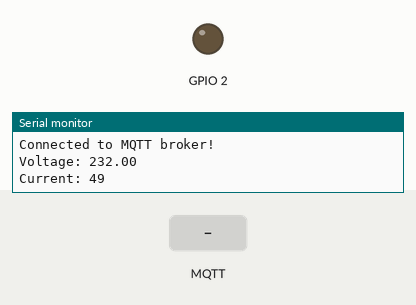
The program below on a simulated ESP32. Parts: output pins drawn as LEDs (lit = HIGH), the last lines printed to the serial monitor. The test bench sets the inputs (shaded band). WiFi joins after 1.5 s; servers stay silent unless stated; random numbers use the default seed unless the program sets one; no MQTT or app messages arrive unless stated.

Above: at 2.7 s.
2.8 s: MQTT message "Alarm" arrives on the first subscribed topic
At 7.5 s:
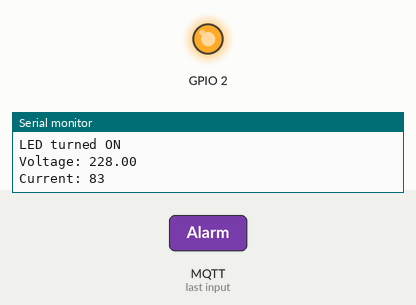
8.0 s: MQTT message "1" arrives on the first subscribed topic
At 12.3 s:
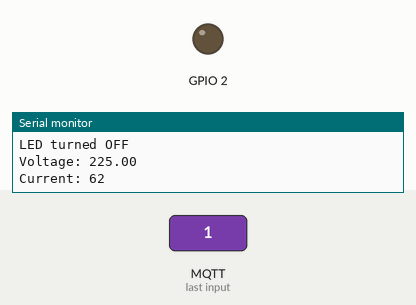
Timing chart, 0 to 13.8 s (numbered marks = the images above; inputs shaded):
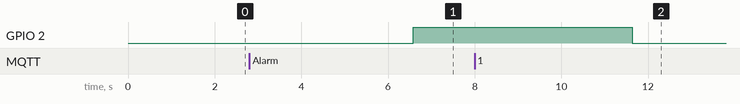

The program:

main.cpp
```cpp
#include <Arduino.h>
#include <WiFi.h>
#include <PubSubClient.h>

// Forward declaration of mqttCallback function
void mqttCallback(char* topic, byte* payload, unsigned int length);

// WiFi config
const char* ssid = "TMU"; //changes with ur SSID
const char* password = "BambangDjaja"; //changes with ur Password

// MQTT config
const char* mqtt_server = "192.168.137.1"; // Ganti dengan IP Localhost
const int mqtt_port = 1883;
const char* mqtt_topic_voltage = "home/sensor/voltage";
const char* mqtt_topic_current = "home/sensor/current";
const char* mqtt_topic_alarm_voltage = "home/actuator/alarmVoltage";
const char* mqtt_topic_alarm_current = "home/actuator/alarmCurrent";
const char* mqtt_topic_alarm_state = "home/actuator/alarmState";


WiFiClient wifiClient;
PubSubClient mqttClient(wifiClient);

// Function setupWifi
void setupWiFi() {
    WiFi.begin(ssid, password);
    while (WiFi.status() != WL_CONNECTED) {
        delay(500);
        Serial.println("Connecting to WiFi...");
    }
    Serial.println("Connected to WiFi!");
}

// Function setupMQTT
void setupMQTT() {
    mqttClient.setServer(mqtt_server, mqtt_port);
    mqttClient.setCallback(mqttCallback);
}

// Function to connect, reconnect, & subcribeTopic
void reconnectMQTT() {
    while (!mqttClient.connected()) {
        Serial.println("Connecting to MQTT...");
        if (mqttClient.connect("ArduinoClient")) {
            Serial.println("Connected to MQTT broker!");
            mqttClient.subscribe(mqtt_topic_alarm_voltage);
            mqttClient.subscribe(mqtt_topic_alarm_current);
        } else {
            Serial.print("Failed to connect, rc=");
            Serial.print(mqttClient.state());
            Serial.println(" Retrying in 5 seconds...");
            delay(5000);
        }
    }
}

// Function callbackPayloadTopic
void mqttCallback(char* topic, byte* payload, unsigned int length) {
    Serial.print("Message received on topic: ");
    Serial.println(topic);

    // Convert payload to string
    payload[length] = '\0';
    String message = String((char*)payload);

    Serial.print("Message payload: ");
    Serial.println(message);

    if (strcmp(topic, mqtt_topic_alarm_voltage) == 0 || strcmp(topic, mqtt_topic_alarm_current) == 0) {
        if (message.equalsIgnoreCase("Alarm")) {
            digitalWrite(LED_BUILTIN, HIGH); // Turn on LED
            Serial.println("LED turned ON");
            mqttClient.publish(mqtt_topic_alarm_state, "On");

        } else {
            digitalWrite(LED_BUILTIN, LOW); // Turn off LED
            Serial.println("LED turned OFF");
            mqttClient.publish(mqtt_topic_alarm_state, "Off");
        }
    }
}

void setup() {
    Serial.begin(9600);
    pinMode(LED_BUILTIN, OUTPUT); // Set LED_BUILTIN pin as output
    setupWiFi();
    setupMQTT();
}

void loop() {
    if (!mqttClient.connected()) {
        reconnectMQTT();
    }

    mqttClient.loop(); // MQTT connection and handle incoming messages

    // Generate dummy data (voltage & current)
    float voltage = random(225, 235); // Random voltage between 225 to 235
    int current = random(0, 105);     // Random current between 0 to 105

    // Convert float and int to string
    char voltageStr[10];
    dtostrf(voltage, 4, 2, voltageStr);
    char currentStr[10];
    itoa(current, currentStr, 10);

    // Publish voltage and current to MQTT topics
    mqttClient.publish(mqtt_topic_voltage, voltageStr);
    mqttClient.publish(mqtt_topic_current, currentStr);

    // Print the sent data to serial monitor
    Serial.print("Voltage: ");
    Serial.println(voltage);
    Serial.print("Current: ");
    Serial.println(current);
    delay(5000); // Delay before checking MQTT connection and sending data
}
```

Measured:
- after the input at 2.8 s, GPIO 2: LOW → HIGH after 3.8 s
- after the input at 8.0 s, GPIO 2: HIGH → LOW after 3.6 s
